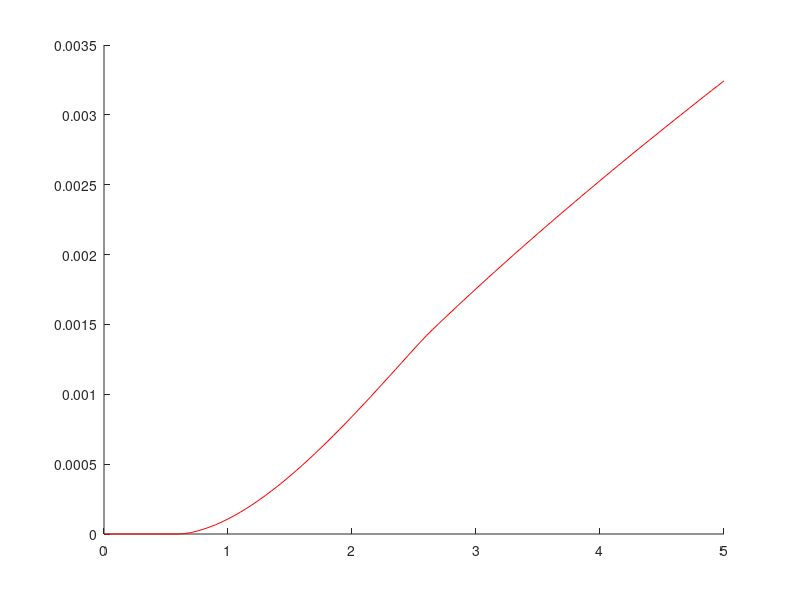

Reproduce this figure in MATLAB. (Note: this script raises an error after producing the figure.)
%cleanup
clc; clear;
%load known transistor parameters
load parameters.mat;
%load simulation data
load sim.mat

%prealloc and init loop variables
num_parameters = length(sim_V_DS2);
colors = hsv(num_parameters);
legend_string = cell(num_parameters, 1);

%create figure
figure;
hold all;

for i = 1:num_parameters 
    %plot relevant data and construct legend
    plot(sim_V_GS2, sim_I_D2(:,i), 'color', colors(i,:));
    legend_string{i} = ['V_{DS}: ', num2str(V_DS2(i), 2), ' V'];
end

%add legend
legend(legend_string{:});

%set axes
xlabel('V_{DS}');
ylabel('I_{D}');